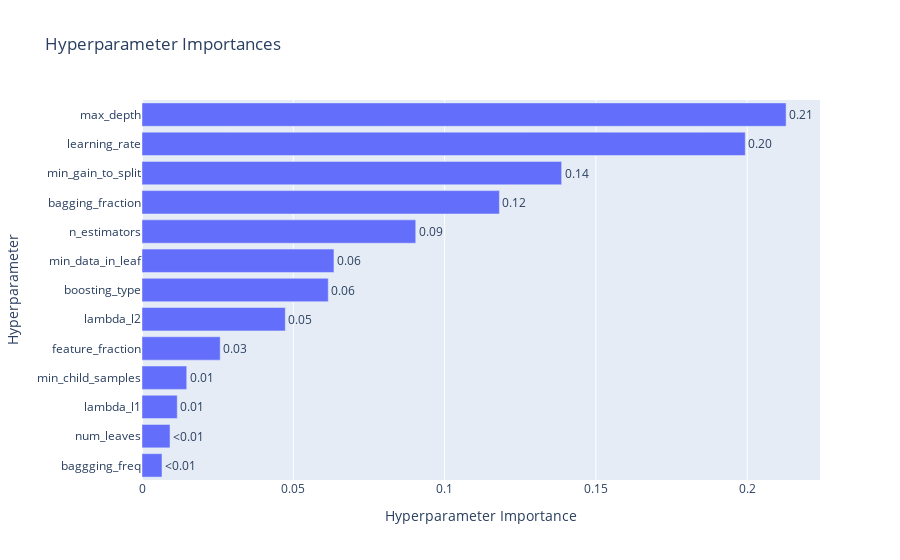

Notebook cell for this chart:
### Code cell
plot_param_importances(study_lgbm)

### Figure 1 — Plotly figure (JSON) as saved in the notebook; plotly's stock layout.template omitted (floating-point values rounded to 4 significant figures)
{"data": [{"cliponaxis": false, "hovertemplate": ["baggging_freq (IntDistribution): 0.006604037202553272<extra></extra>", "num_leaves (IntDistribution): 0.009265426169057362<extra></extra>", "lambda_l1 (FloatDistribution): 0.011650495408709804<extra></extra>", "min_child_samples (IntDistribution): 0.01478319761720482<extra></extra>", "feature_fraction (FloatDistribution): 0.025844991965234036<extra></extra>", "lambda_l2 (FloatDistribution): 0.04736382823686705<extra></extra>", "boosting_type (CategoricalDistribution): 0.06155613085468347<extra></extra>", "min_data_in_leaf (IntDistribution): 0.06343530192550709<extra></extra>", "n_estimators (IntDistribution): 0.09046664772893126<extra></extra>", "bagging_fraction (FloatDistribution): 0.11811765075052005<extra></extra>", "min_gain_to_split (FloatDistribution): 0.13867988892243133<extra></extra>", "learning_rate (FloatDistribution): 0.19937159225897455<extra></extra>", "max_depth (IntDistribution): 0.21286081095932594<extra></extra>"], "name": "Objective Value", "orientation": "h", "text": ["<0.01", "<0.01", "0.01", "0.01", "0.03", "0.05", "0.06", "0.06", "0.09", "0.12", "0.14", "0.20", "0.21"], "textposition": "outside", "type": "bar", "x": [0.006604, 0.009265, 0.01165, 0.01478, 0.02584, 0.04736, 0.06156, 0.06344, 0.09047, 0.1181, 0.1387, 0.1994, 0.2129], "y": ["baggging_freq", "num_leaves", "lambda_l1", "min_child_samples", "feature_fraction", "lambda_l2", "boosting_type", "min_data_in_leaf", "n_estimators", "bagging_fraction", "min_gain_to_split", "learning_rate", "max_depth"]}], "layout": {"title": {"text": "Hyperparameter Importances"}, "xaxis": {"title": {"text": "Hyperparameter Importance"}}, "yaxis": {"title": {"text": "Hyperparameter"}}}}
